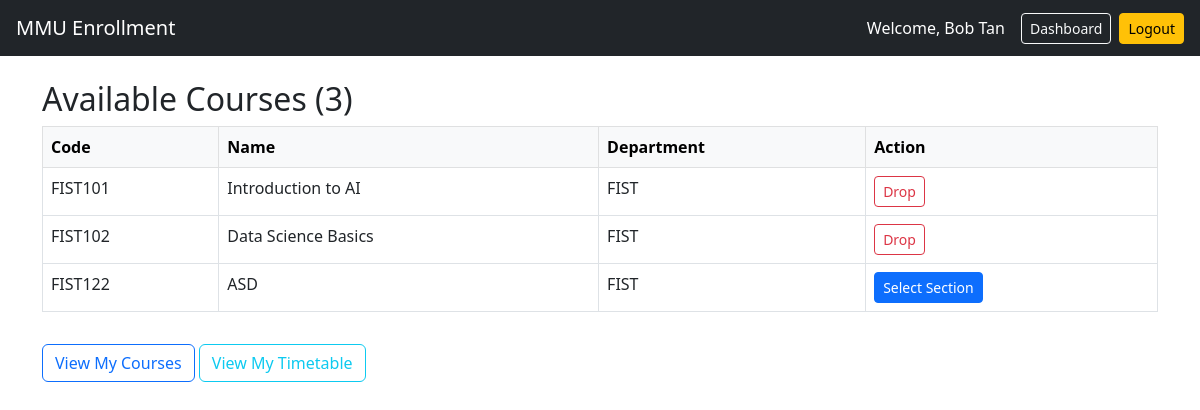
The app's page /dashboard (signed in) with its own data.
### app/models.py (models this page shows, shortened)
class Student(UserMixin, db.Model):
    id = db.Column(db.Integer, primary_key=True)
    name = db.Column(db.String(64))
    email = db.Column(db.String(120), unique=True)
    department = db.Column(db.String(64))
    password_hash = db.Column(db.String(128))
    enrollments = db.relationship('Enrollment', backref='student', lazy=True)
    @property
    def is_admin(self):
        return False
    @property
    def is_student(self):
        return True

class Course(db.Model):
    id = db.Column(db.Integer, primary_key=True)
    course_code = db.Column(db.String(10), unique=True)
    course_name = db.Column(db.String(128))
    description = db.Column(db.Text)
    credits = db.Column(db.Integer)
    semester = db.Column(db.String(64))
    department = db.Column(db.String(64))
    enrollments = db.relationship('Enrollment', backref='course', lazy=True)
    sections = db.relationship('Section', back_populates='course', cascade='all, delete')

### app/routes.py (the view)
@main.route("/dashboard")
@login_required
def dashboard():
    if not current_user.is_student:
        abort(403)
    student = current_user
    courses = Course.query.filter_by(department=student.department).all()
    enrolled_section_ids = [e.section_id for e in Enrollment.query.filter_by(student_id=student.id).all()]
    enrolled_section_objs = Section.query.filter(Section.id.in_(enrolled_section_ids)).all()
    enrolled_course_ids = list({s.course_id for s in enrolled_section_objs})
    return render_template("dashboard.html", courses=courses, enrolled_course_ids=enrolled_course_ids)

### app/templates/dashboard.html (shortened to what this page needs)
{% extends "base.html" %}
{% block content %}
<h2>Available Courses ({{ courses|length }})</h2>
<table class="table table-bordered">
    <thead class="table-light">
        <tr>
            <th>Code</th>
            <th>Name</th>
            <th>Department</th>
            <th>Action</th>
        </tr>
    </thead>
    <tbody>
        {% for course in courses %}
        <tr>
            <td>{{ course.course_code }}</td>
            <td>{{ course.course_name }}</td>
            <td>{{ course.department }}</td>
            <td>
                {% if course.id in enrolled_course_ids %}
                    <a href="{{ url_for('main.drop', course_id=course.id) }}" class="btn btn-sm btn-outline-danger">Drop</a>
                {% else %}
                    <a href="{{ url_for('main.course_detail', course_id=course.id) }}" class="btn btn-sm btn-primary">Select Section</a>
                {% endif %}
            </td>
        </tr>
        {% endfor %}
    </tbody>
</table>
<a href="{{ url_for('main.my_courses') }}" class="btn btn-outline-primary mt-3">View My Courses</a>
<a href="{{ url_for('main.timetable') }}" class="btn btn-outline-info mt-3">View My Timetable</a>
{% endblock %}

### app/templates/base.html (shortened to what this page needs)
<!DOCTYPE html>
<html lang="en">
<head>
    <link href="https://cdn.jsdelivr.net/npm/bootstrap@5.3.0/dist/css/bootstrap.min.css" rel="stylesheet">
</head>
<body>
<nav class="navbar navbar-expand-lg navbar-dark bg-dark mb-4 px-3">
    <a class="navbar-brand" href="{{ url_for('main.index') }}">MMU Enrollment</a>
    <div class="ms-auto d-flex align-items-center">
        {% if current_user.is_authenticated %}
            <span class="text-white me-3">
                Welcome, {{ current_user.username if current_user.is_admin else current_user.name }}
            </span>
            {% if current_user.is_admin %}
                <a class="btn btn-sm btn-outline-light me-2" href="{{ url_for('main.admin_dashboard') }}">Dashboard</a>
                <a class="btn btn-sm btn-warning" href="{{ url_for('main.admin_logout') }}">Logout</a>
            {% elif current_user.is_student %}
                <a class="btn btn-sm btn-outline-light me-2" href="{{ url_for('main.dashboard') }}">Dashboard</a>
                <a class="btn btn-sm btn-warning" href="{{ url_for('main.logout') }}">Logout</a>
            {% endif %}
        {% else %}
            <a class="btn btn-sm btn-outline-light me-2" href="{{ url_for('main.register') }}">Register</a>
            <a class="btn btn-sm btn-outline-light me-2" href="{{ url_for('main.login') }}">Student Login</a>
            <a class="btn btn-sm btn-outline-light" href="{{ url_for('main.admin_login') }}">Admin Login</a>
        {% endif %}
    </div>
</nav>
<div class="container">
    {% block content %}{% endblock %}
</div>
</body>
</html>

### records on screen
Student: name "Bob Tan"
Course: course_code "FIST101", course_name "Introduction to AI", department "FIST"
Course: course_code "FIST102", course_name "Data Science Basics", department "FIST"
Course: course_code "FIST122", course_name "ASD", department "FIST"

### other values on screen
{{ courses|length }} "3"
